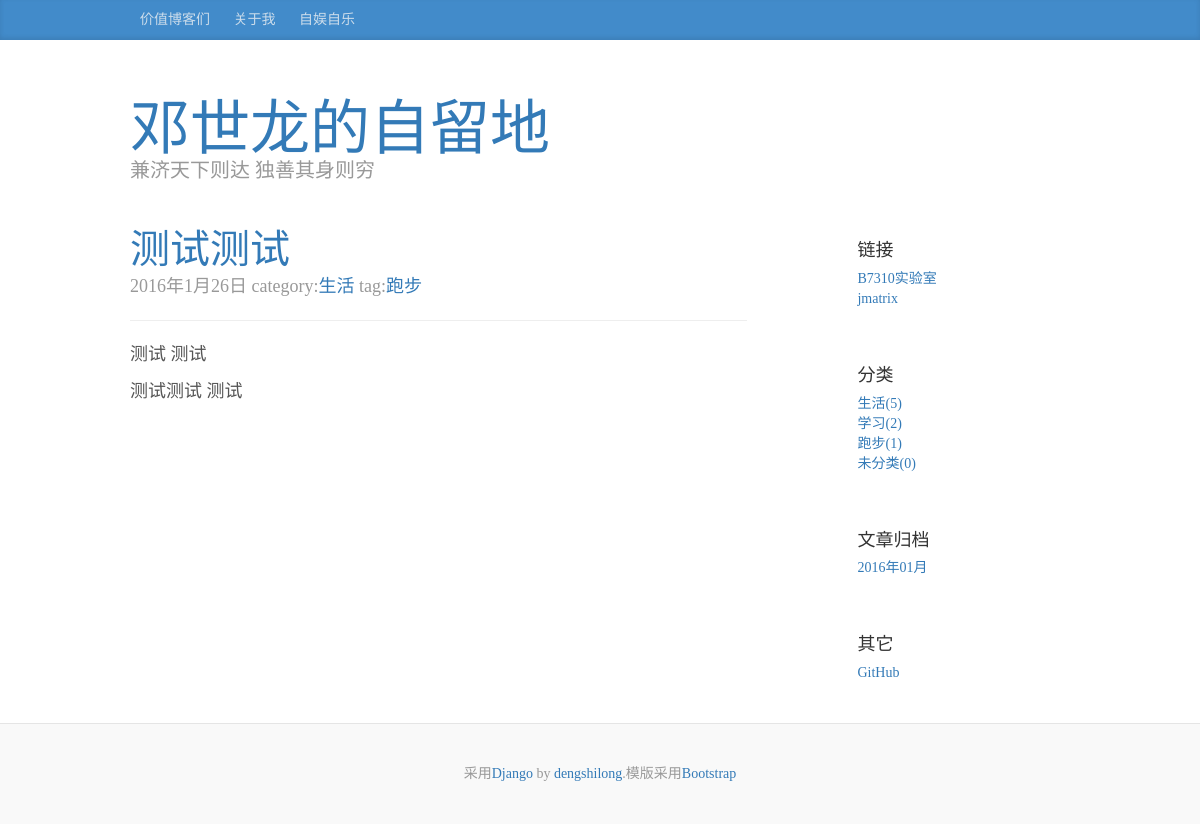
Page /2016/01/26/测试测试/ on the committed database.
### blog/models.py (models this page shows, shortened)
class Page(models.Model):
    title = models.CharField(max_length=255)
    slug = models.SlugField(max_length=300, allow_unicode=True)
    content = models.TextField()
    publish_time = models.DateTimeField(auto_now_add=True)
    def get_absolute_url(self):
        return reverse('blog.page', args=[self.slug])

class Post(models.Model):
    title = models.CharField(max_length=255)
    slug = models.SlugField(max_length=300, allow_unicode=True)
    content = models.TextField()
    publish_time = models.DateTimeField(auto_now_add=True)
    category = models.ManyToManyField(Category)
    tag = models.ManyToManyField(Tag, blank=True)
    def get_absolute_url(self):
        year = str(self.publish_time.year)
        month = str(self.publish_time.month)
        if len(month) == 1:
            month = '0' + month
        day = str(self.publish_time.day)
        return reverse('blog.post', args=[year,month,day,self.slug])
    def get_categories(self):
        return self.category.all()
    def get_tags(self):
        return self.tag.all()

class Category(models.Model):
    name = models.CharField(max_length=30)
    creat_time = models.DateTimeField(auto_now_add=True)
    def __unicode__(self):
        return u'%s' % self.name
    def get_absolute_url(self):
        return reverse('blog.category', args=[self.name])
    def get_post_count(self):
        return Post.objects.filter(category=self.id).count()

class Tag(models.Model):
    name = models.CharField(max_length=30)
    creat_time = models.DateTimeField(auto_now_add=True)
    def __unicode__(self):
        return u'%s' % self.name
    def get_absolute_url(self):
        return reverse('blog.tag', args=[self.name])

class Link(models.Model):
    url = models.CharField(max_length=255)
    name = models.CharField(max_length=100)
    description = models.CharField(max_length=100)

### blog/views.py (the view)
# urls.py: url(r'^(\d+)/(\d+)/(\d+)/(.+)/$', views.post, name="blog.post"),
def post(request, year, month, day, slug):
    post = get_object_or_404(Post, publish_time__year=int(year), publish_time__month=int(month), publish_time__day=int(day), slug=slug)
    return render(request, 'blog/post.html', {'post':post})

### blog/templatetags/my_markdown.py (called while the page is built)
@register.filter(name='mark')
def mark(value):
    return markdown(value)

### blog/templatetags/page_nav.py (called while the page is built)
@register.inclusion_tag('blog/page_list.html', takes_context = True)
def get_pages(context):
    return {'pages': Page.objects.all()}

### blog/templatetags/sidebar.py (called while the page is built)
@register.inclusion_tag('blog/archive_list.html', takes_context = True)
def get_archive(context):
    return {'months': Post.objects.datetimes('publish_time', 'month')}

@register.inclusion_tag('blog/category_list.html', takes_context = True)
def get_categories(context):
    return {'categories': Category.objects.all()}

@register.inclusion_tag('blog/link_list.html', takes_context = True)
def get_links(context):
    return {'links': Link.objects.all()}

### blog/templates/blog/post.html (shortened to what this page needs)
{% extends "base.html" %}
{% block content %}
    {% include "blog/_post.html" %}
{% endblock %}
{% block sidebar %}
    {% include "blog/sidebar.html" %}
{% endblock %}

### blog/templates/blog/page_list.html
{% if pages %}
{% for page in pages %}
   <a class="blog-nav-item" href="{{page.get_absolute_url}}">{{page.title}}</a>
{% endfor %}
{% endif %}

### blog/templates/blog/_post.html
<div class="blog-post">
  <h2 class="blog-post-title"><a href="{{ post.get_absolute_url }}">{{ post.title }}</a></h2>
  <p class="blog-post-meta">{{post.publish_time|date:"Y年n月d日"}} category:{% for category in post.get_categories %}<a href="{{category.get_absolute_url}}">{{category}}</a>{% if forloop.last %}{% else %}, {% endif %} {% endfor %} tag:{% for tag in post.get_tags %}<a href="{{tag.get_absolute_url}}">{{tag}}</a>{% if forloop.last %}{% else %}, {% endif %}{% endfor %}</p>
  <hr>
  {% load my_markdown %}
  <p>{{ post.content|mark|safe}}</p>
</div>

### blog/templates/blog/link_list.html
{% if links %}
 <div class="sidebar-module">
    <h4>链接</h4>
    <ol class="list-unstyled">
      {% for link in links %}
      <li><a href="{{link.url}}">{{link.name}}</a></li>
      {% endfor %}
    </ol>
  </div>
{% endif %}

### blog/templates/blog/category_list.html
{% if categories %}
 <div class="sidebar-module">
    <h4>分类</h4>
    <ol class="list-unstyled">
      {% for category in categories %}
      <li><a href="{{category.get_absolute_url}}">{{category}}({{category.get_post_count}})</a></li>
      {% endfor %}
    </ol>
  </div>
{% endif %}

### blog/static/css/style.css (style rules this page uses)
body { font-family: Georgia, "Times New Roman", Times, serif; color: #555; }
h1, .h1, h2, .h2, h3, .h3, h4, .h4, h5, .h5, h6, .h6 { margin-top: 0; font-family: "Helvetica Neue", Helvetica, Arial, sans-serif; font-weight: normal; color: #333; }
.blog-nav-item { position: relative; display: inline-block; padding: 10px; font-weight: 500; color: #cdddeb; }
.sidebar-module { padding: 15px; margin: 0 -15px 15px; }
.blog-post { margin-bottom: 60px; }
.blog-post-title { margin-bottom: 5px; font-size: 40px; }
.blog-post-meta { margin-bottom: 20px; color: #999; }

### rows in the picture
Page: title "价值博客们"
Page: title "关于我"
Page: title "自娱自乐"
Post: title "测试测试", publish_time "2016年1月26日", content|mark "测试 测试 测试测试 测试"
Category: name "生活", get_post_count "5"
Tag: name "跑步"
Link: name "B7310实验室"
Link: name "jmatrix"
Category: name "学习", get_post_count "2"
Category: name "跑步", get_post_count "1"
Category: name "未分类", get_post_count "0"

### other values in the picture
{{ month|date:"Y年m月" }} "2016年01月"
